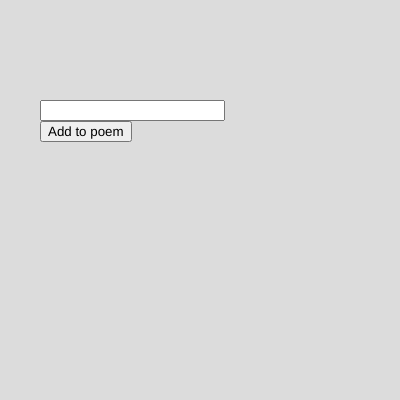
Frame 1 (no input)
Frame 60 (no input): identical to frame 1, image omitted
Frame 120 (the mouse pressed at the canvas centre since frame 60): identical to frame 1, image omitted

The p5.js sketch that drew this single still picture (run headless with seeded random() and noise() and a simulated clock; from frame 60 on, the mouse is pressed at the canvas centre):

// p5.js sketch
// ── sketch.js
let userInput;
let button;
let userLine;
let response;

let poem = [];


function setup() {
  createCanvas(400, 400);
  userInput = createInput();
  userInput.position(40,100);
  button = createButton('Add to poem');
  button.position(40, userInput.y + 21);
  button.mousePressed(newLine);
}


// more RiTa functions from https://rednoise.org/rita/reference/RiTa/rhymes/index.html
function newLine(){
  userLine = userInput.value();
  userInput.value('');
  
  let words = RiTa.tokenize(userline); //breaks user input string into words
  for(x=0; x<words.length;x++){
    if (RiTa.hasWord(words[x]) != 1){
      words[x] = RiTa.randomWord(); //removes nonsense words for real ones
    }
  }
  let rIndex = floor(random(0,words.length));
  let rhymes = rita.rhymeSync(words[rIndex]);
  if (rhymes.length > 0){
    let changedWord = random(rhymes); //adds a random rhyming word
    words[rIndex] = changedWord;
  }
  userLine = RiTa.untokenize(words);
  poem.push(userLine);
  
}

function writePoem(){
  for(x=0;x<poem.length;x++){
    text(poem[x], 40, 180+x*20);
  }
}

function draw() {
  background(220);
  writePoem();
}
